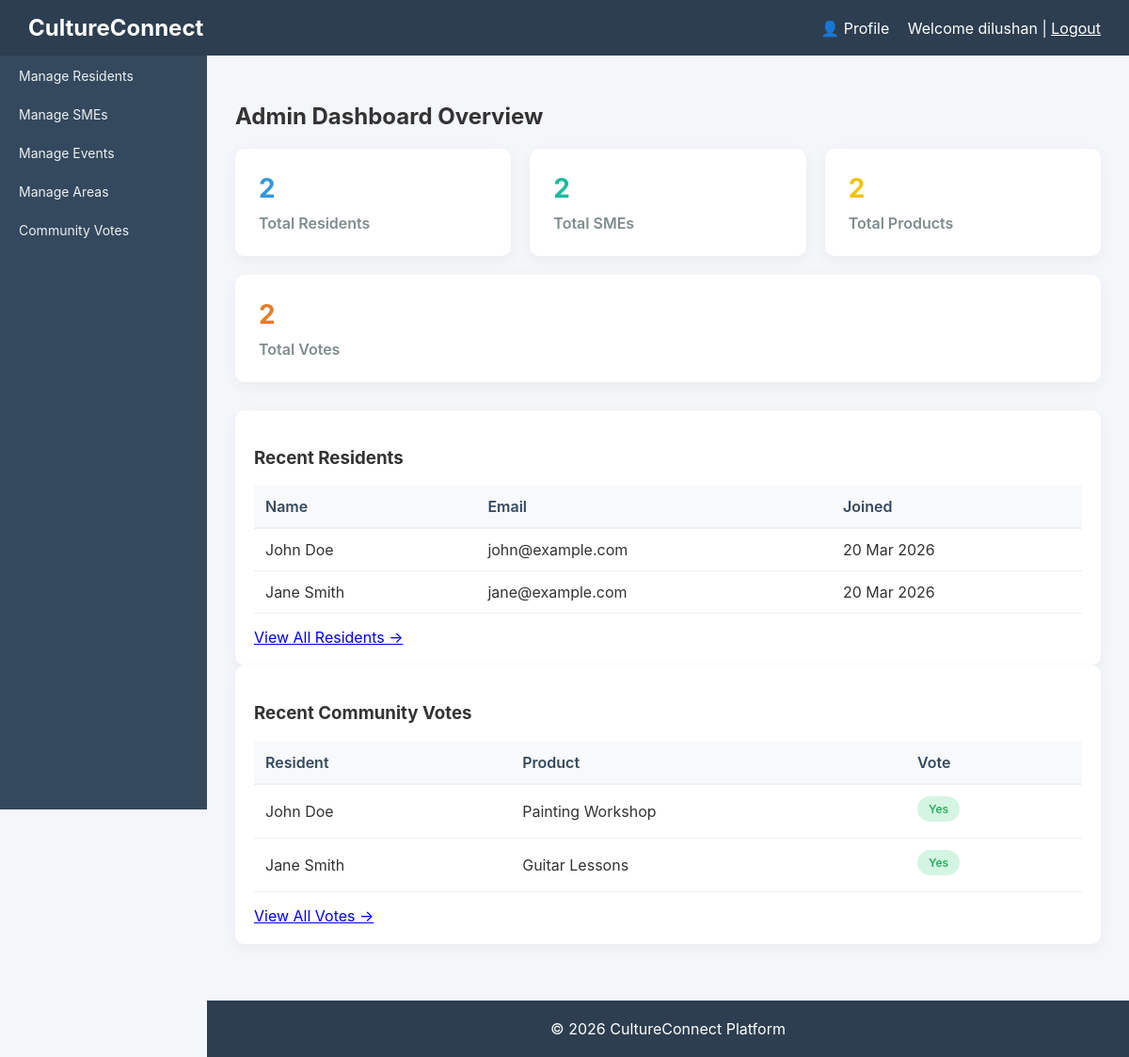
Page /admin-dashboard (signed in) on the earlier database version.
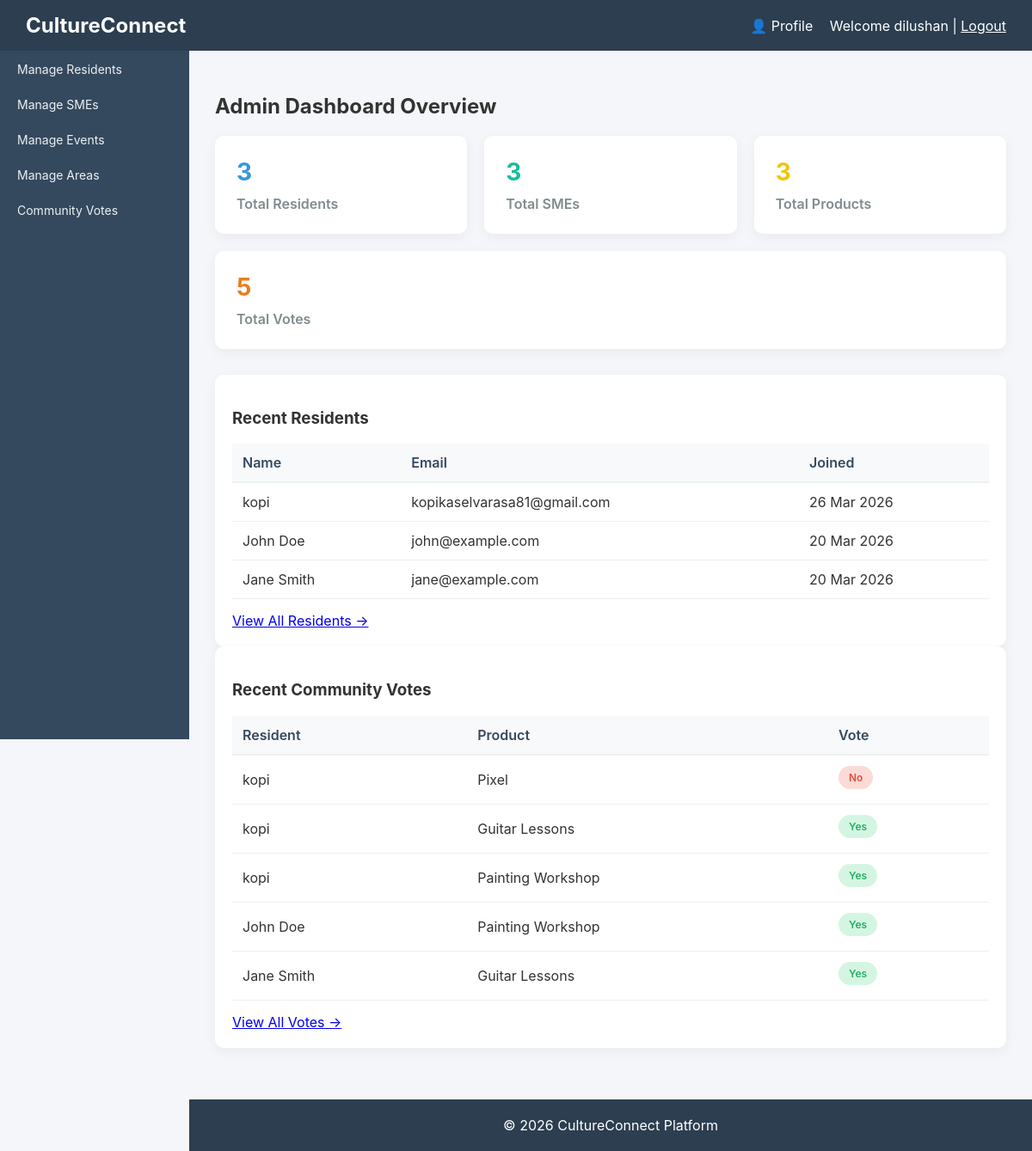
Same page on the later database version.
### tables this page shows
CREATE TABLE `users` (
  `id` int(11) NOT NULL,
  `name` varchar(100) DEFAULT NULL,
  `email` varchar(100) DEFAULT NULL,
  `password` varchar(255) DEFAULT NULL,
  `age_group` varchar(50) DEFAULT NULL,
  `gender` varchar(20) DEFAULT NULL,
  `area_id` int(11) DEFAULT NULL,
  `sme_id` int(11) DEFAULT NULL,
  `created_at` timestamp NOT NULL DEFAULT current_timestamp(),
  `role` enum('admin','user','sme') DEFAULT 'user'
);

CREATE TABLE `votes` (
  `id` int(11) NOT NULL,
  `user_id` int(11) DEFAULT NULL,
  `product_id` int(11) DEFAULT NULL,
  `vote` enum('Yes','No') DEFAULT NULL,
  `created_at` timestamp NOT NULL DEFAULT current_timestamp()
);

CREATE TABLE `products` (
  `id` int(11) NOT NULL,
  `sme_id` int(11) DEFAULT NULL,
  `name` varchar(150) DEFAULT NULL,
  `description` text DEFAULT NULL,
  `category` varchar(100) DEFAULT NULL,
  `price_category` enum('Affordable','Moderate','Premium') DEFAULT NULL,
  `price` decimal(10,2) DEFAULT NULL,
  `availability` tinyint(1) DEFAULT 1,
  `created_at` timestamp NOT NULL DEFAULT current_timestamp()
);

### controllers/AdminController.php (called while the page is built, shortened)
<?php
require_once $_SERVER['DOCUMENT_ROOT'] . '/cultureconnect/config/database.php';
class AdminController {
    private $conn;
    public function __construct() {
        $database = new Database();
        $this->conn = $database->getConnection();
    }
    public function index() {
        $stats = [
            'residents' => $this->getCount('users', "role='user'"),
            'smes' => $this->getCount('smes'),
            'products' => $this->getCount('products'),
            'votes' => $this->getCount('votes'),
            'recent_residents' => $this->getRecent('users', "role='user'"),
            'recent_votes' => $this->getRecentVotes()
        ];
        require $_SERVER['DOCUMENT_ROOT'] . '/cultureconnect/views/admin/dashboard.php';
    }
    private function getCount($table, $where = "1=1") {
        $query = "SELECT COUNT(*) as total FROM $table WHERE $where";
        $stmt = $this->conn->prepare($query);
        $stmt->execute();
        $row = $stmt->fetch(PDO::FETCH_ASSOC);
        return $row['total'];
    }
    private function getRecent($table, $where = "1=1", $limit = 5) {
        $query = "SELECT * FROM $table WHERE $where ORDER BY created_at DESC LIMIT $limit";
        $stmt = $this->conn->prepare($query);
        $stmt->execute();
        return $stmt->fetchAll(PDO::FETCH_ASSOC);
    }
    private function getRecentVotes($limit = 5) {
        $query = "SELECT v.*, u.name as user_name, p.name as product_name
                  FROM votes v
                  JOIN users u ON v.user_id = u.id
                  JOIN products p ON v.product_id = p.id
                  ORDER BY v.created_at DESC LIMIT $limit";
        $stmt = $this->conn->prepare($query);
        $stmt->execute();
        return $stmt->fetchAll(PDO::FETCH_ASSOC);
    }
}
?>

### index.php (called while the page is built)
<?php
    require_once 'router.php';
?>

### config/database.php (called while the page is built, shortened)
<?php
class Database {
    private $host = "localhost";
    private $db_name = "cultureconnect";
    private $username = "root";
    private $password = "";
    public function getConnection() {
        $this->conn = null;
        try {
            $this->conn = new PDO(
                "mysql:host=" . $this->host . ";dbname=" . $this->db_name,
                $this->username,
                $this->password
            );
            $this->conn->setAttribute(PDO::ATTR_ERRMODE, PDO::ERRMODE_EXCEPTION);
        } catch(PDOException $exception) {
            echo "Connection error: " . $exception->getMessage();
        }
        return $this->conn;
    }
}

### views/admin/dashboard.php (the view)
<?php include($_SERVER['DOCUMENT_ROOT'] . '/cultureconnect/views/layouts/header.php'); ?>
<div class="content">
    <h2>Admin Dashboard Overview</h2>
    <div class="cards">
        <div class="card">
            <h3 style="color: #3498db;"><?php echo $stats['residents']; ?></h3>
            <p>Total Residents</p>
        </div>
        <div class="card">
            <h3 style="color: #1abc9c;"><?php echo $stats['smes']; ?></h3>
            <p>Total SMEs</p>
        </div>
        <div class="card">
            <h3 style="color: #f1c40f;"><?php echo $stats['products']; ?></h3>
            <p>Total Products</p>
        </div>
        <div class="card">
            <h3 style="color: #e67e22;"><?php echo $stats['votes']; ?></h3>
            <p>Total Votes</p>
        </div>
    </div>
    <div class="flex-gap-30 mt-30">
        <div class="activity flex-1">
            <h3>Recent Residents</h3>
            <table>
                <thead>
                    <tr>
                        <th>Name</th>
                        <th>Email</th>
                        <th>Joined</th>
                    </tr>
                </thead>
                <tbody>
                    <?php foreach($stats['recent_residents'] as $res): ?>
                        <tr>
                            <td><?php echo htmlspecialchars($res['name']); ?></td>
                            <td><?php echo htmlspecialchars($res['email']); ?></td>
                            <td><?php echo date('d M Y', strtotime($res['created_at'])); ?></td>
                        </tr>
                    <?php endforeach; ?>
                </tbody>
            </table>
            <div class="mt-15">
                <a href="/cultureconnect/residents" class="btn-link">View All Residents &rarr;</a>
            </div>
        </div>
        <div class="activity flex-1">
            <h3>Recent Community Votes</h3>
            <table>
                <thead>
                    <tr>
                        <th>Resident</th>
                        <th>Product</th>
                        <th>Vote</th>
                    </tr>
                </thead>
                <tbody>
                    <?php foreach($stats['recent_votes'] as $vote): ?>
                        <tr>
                            <td><?php echo htmlspecialchars($vote['user_name']); ?></td>
                            <td><?php echo htmlspecialchars($vote['product_name']); ?></td>
                            <td>
                                <span class="badge <?php echo $vote['vote'] === 'Yes' ? 'badge-success' : 'badge-danger'; ?> text-bold">
                                    <?php echo $vote['vote']; ?>
                                </span>
                            </td>
                        </tr>
                    <?php endforeach; ?>
                </tbody>
            </table>
            <div class="mt-15">
                <a href="/cultureconnect/votes" class="btn-link">View All Votes &rarr;</a>
            </div>
        </div>
    </div>
</div>
<?php include($_SERVER['DOCUMENT_ROOT'] . '/cultureconnect/views/layouts/footer.php'); ?>

### router.php (shortened to what this page needs)
<?php
$requestUri = parse_url($_SERVER['REQUEST_URI'], PHP_URL_PATH);
$scriptName = dirname($_SERVER['SCRIPT_NAME']);
$requestPath = str_replace($scriptName, '', $requestUri);
$requestPath = trim($requestPath, '/');
if (array_key_exists($requestPath, $routes)) {
    $route = $routes[$requestPath];
    if (is_array($route)) {
        $controller = new $route['controller']();
        $method = $route['method'];
        $controller->$method();
    } else {
        require_once $_SERVER['DOCUMENT_ROOT']  . BASE_PATH . $route;
    }
} else {
    http_response_code(404);
    echo "Page not found.". $requestPath;
}
?>

### views/layouts/header.php (shortened to what this page needs)
<!DOCTYPE html>
<html lang="en">
<head>
<link rel="stylesheet" href="/cultureconnect/assets/css/style.css">
</head>
<body>
<div class="header">
    <?php
        $role = $_SESSION['role'] ?? null;
        $home_link = '/cultureconnect/';
        if($role === 'admin') {
            $home_link = '/cultureconnect/admin-dashboard';
        } elseif ($role === 'sme') {
            $home_link = '/cultureconnect/sme-dashboard';
        } elseif ($role === 'user') {
            $home_link = '/cultureconnect/user-dashboard';
        }
    ?>
    <h2 class="m-0"><a href="<?php echo $home_link; ?>" class="logo-link">CultureConnect</a></h2>
    <div>
        <a href="/cultureconnect/profile" style="color:white; text-decoration:none; margin-right:15px;">👤 Profile</a>
        Welcome <?php echo $_SESSION['username'] ?? "User"; ?>
        | <a style="color:white;" href="/cultureconnect/logout">Logout</a>
    </div>
</div>
<div class="sidebar">
    <?php if ($role === 'admin'): ?>
        <a href="/cultureconnect/residents">Manage Residents</a>
        <a href="/cultureconnect/smes">Manage SMEs</a>
        <a href="/cultureconnect/events">Manage Events</a>
        <a href="/cultureconnect/areas">Manage Areas</a>
        <a href="/cultureconnect/votes">Community Votes</a>
    <?php endif; ?>
</div>

### views/layouts/footer.php
<footer style="margin-left:220px;padding:20px;background:#2c3e50;color:white;text-align:center;margin-top:30px;">
© 2026 CultureConnect Platform
</footer>
</body>
</html>

### assets/css/style.css (style rules this page uses)
body { margin: 0; font-family: 'Inter', Arial, Helvetica, sans-serif; background: #f4f6f9; color: #333; }
.header { background: #2c3e50; color: white; padding: 15px 30px; display: flex; justify-content: space-between; align-items: center; position: sticky; top: 0; z-index: 1000; }
.sidebar { width: 220px; height: 100vh; background: #34495e; position: fixed; top: 0; left: 0; padding-top: 60px; overflow-y: auto; }
.sidebar a { display: block; color: #ecf0f1; padding: 12px 20px; text-decoration: none; font-size: 14px; transition: background 0.3s, color 0.3s; }
.content { margin-left: 220px; padding: 30px; min-height: calc(100vh - 60px); }
.logo-link { color: white; text-decoration: none; transition: opacity 0.3s; }
.cards { display: flex; gap: 20px; flex-wrap: wrap; margin-bottom: 30px; }
.card { background: white; padding: 25px; border-radius: 10px; flex: 1; min-width: 200px; box-shadow: 0 4px 15px rgba(0,0,0,0.05); transition: transform 0.2s; }
.card h3 { margin: 0; font-size: 28px; margin-bottom: 10px; }
.card p { color: #7f8c8d; margin: 0; font-weight: 600; }
.activity { background: white; padding: 20px; border-radius: 10px; box-shadow: 0 4px 15px rgba(0,0,0,0.05); }
table { width: 100%; border-collapse: collapse; }
th { text-align: left; padding: 12px; background: #f8f9fa; color: #34495e; font-weight: 600; border-bottom: 2px solid #ecf0f1; }
td { padding: 12px; border-bottom: 1px solid #ecf0f1; vertical-align: middle; }
.text-bold { font-weight: bold; }
.mt-30 { margin-top: 30px; }
.m-0 { margin: 0; }
.mt-15 { margin-top: 15px; }
.badge { display: inline-block; padding: 6px 12px; border-radius: 20px; font-size: 12px; font-weight: 600; background: #ecf0f1; color: #34495e; margin-right: 5px; margin-bottom: 5px; }
.badge-success { background: #d5f5e3; color: #27ae60; }
.badge-danger { background: #fadbd8; color: #e74c3c; }

Differences in the rows shown:
added users: name "kopi", email "kopikaselvarasa81@gmail.com", created_at "26 Mar 2026"
added votes: user.name "kopi", product.name "Pixel", vote "No"
added votes: user.name "kopi", product.name "Guitar Lessons", vote "Yes"
added votes: user.name "kopi", product.name "Painting Workshop", vote "Yes"
Other differences:
$stats['residents']: "2" → "3"
$stats['smes']: "2" → "3"
$stats['products']: "2" → "3"
$stats['votes']: "2" → "5"
